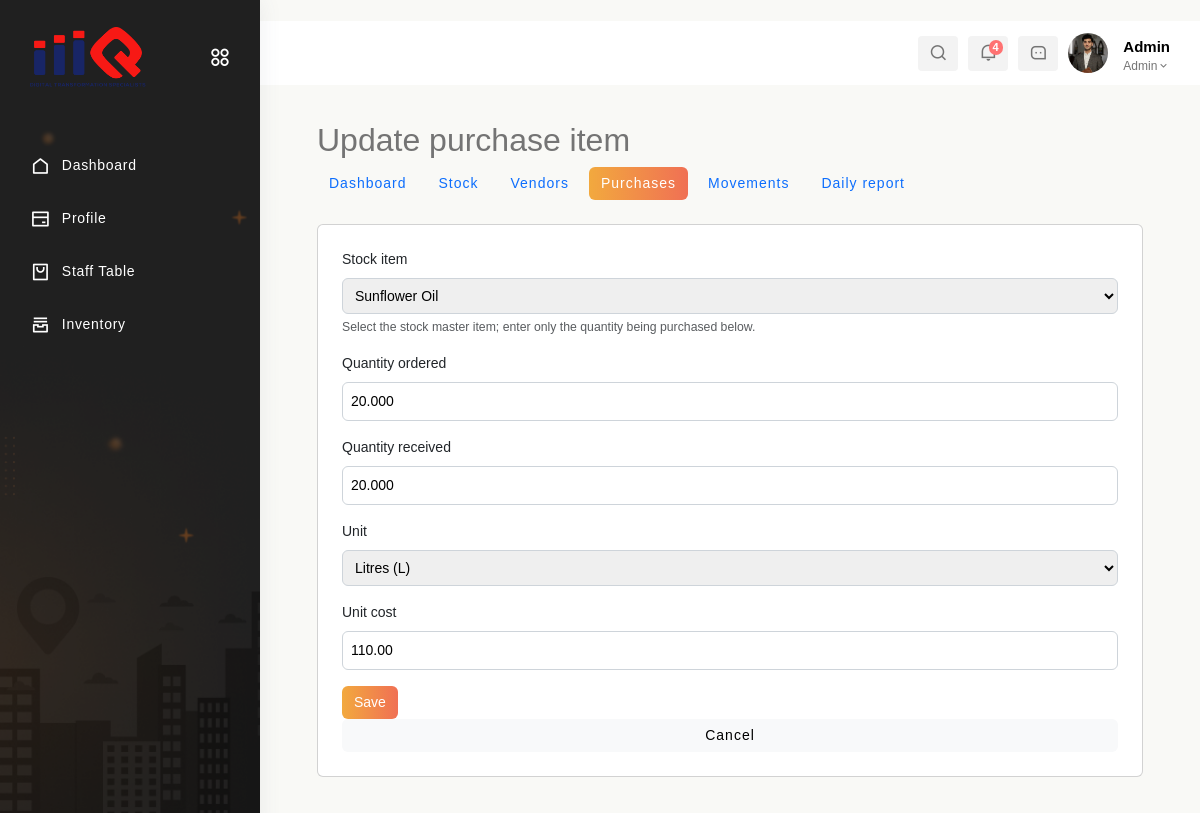
Page /inventory/purchase-items/1/edit/ (signed in) on the committed database.
### app1/models.py (models this page shows, shortened)
class Admin(models.Model):
    username = models.CharField(max_length=100)
    password = models.CharField(max_length=100)
    phone_number = models.BigIntegerField()
    email = models.EmailField()
    is_active = models.BooleanField(default=True)

### app2/models.py (models this page shows, shortened)
class PurchaseOrderItem(models.Model):
    purchase_order = models.ForeignKey(PurchaseOrder, on_delete=models.CASCADE, related_name='items')
    inventory_item = models.ForeignKey(Inventory, on_delete=models.PROTECT, related_name='purchase_items')
    quantity_ordered = models.DecimalField(max_digits=12, decimal_places=3, validators=[MinValueValidator(Decimal('0.001'))])
    quantity_received = models.DecimalField(max_digits=12, decimal_places=3, default=0, validators=[MinValueValidator(Decimal('0'))])
    quantity_posted = models.DecimalField(max_digits=12, decimal_places=3, default=0, editable=False)
    unit = models.CharField(max_length=50, choices=INVENTORY_UNIT_CHOICES)
    unit_cost = models.DecimalField(max_digits=12, decimal_places=2, validators=[MinValueValidator(Decimal('0'))])
    class Meta:
        unique_together = [('purchase_order', 'inventory_item')]

### app1/inventory_views.py (the view)
# urls.py: path('inventory/purchase-items/<int:pk>/edit/', inventory_views.purchase_order_item_edit, name='purchase_order_item_edit'),
def purchase_order_item_edit(request, pk):
    auth, response = _guard(request)
    if response: return response
    user, kind = auth
    line = get_object_or_404(PurchaseOrderItem, pk=pk)
    form = PurchaseOrderItemForm(request.POST or None, instance=line)
    if request.method == 'POST' and form.is_valid():
        form.save(); messages.success(request, 'Purchase item updated.'); return redirect('purchase_order_detail', pk=line.purchase_order_id)
    return render(request, 'Inventory/form.html', _context(user, kind, form=form, title='Update purchase item', back_url='purchase_order_list'))

### app2/inventory_forms.py (shortened to what this page needs)
class PurchaseOrderItemForm(forms.ModelForm):
    inventory_item = InventoryItemChoiceField(queryset=Inventory.objects.none(), label='Stock item')
    class Meta:
        model = PurchaseOrderItem
        fields = ['inventory_item', 'quantity_ordered', 'quantity_received', 'unit', 'unit_cost']
    def __init__(self, *args, **kwargs):
        super().__init__(*args, **kwargs)
        self.fields['inventory_item'].queryset = Inventory.objects.all()
        self.fields['inventory_item'].help_text = 'Select the stock master item; enter only the quantity being purchased below.'

### app1/inventory_views.py (called while the page is built)
def _access(request, read_only=False):
    user, user_type = get_logged_in_user(request)
    if not user:
        return None, None
    allowed = user_type == 'admin' or (user_type == 'staff' and user.role.lower() == 'inventory')
    if read_only and user_type == 'staff' and user.role.lower() == 'receptionist':
        allowed = True
    return (user, user_type) if allowed else (None, 'forbidden')

def _guard(request, read_only=False):
    user, kind = _access(request, read_only)
    if not user:
        messages.error(request, 'You do not have permission to access inventory.')
        return None, redirect('signin' if kind is None else 'staff_dashboard')
    return (user, kind), None

def _context(user, kind, **kwargs):
    return {'data': user, 'user_type': kind, 'base_template': 'Rest-Admin/base.html' if kind == 'admin' else 'Staff/base.html', **kwargs}

### app1/views.py (called while the page is built)
def get_logged_in_user(request):
    user_id = request.session.get('user_id')
    user_type = request.session.get('user_type')
    if not user_id or not user_type:
        return None, None
    try:
        if user_type == 'admin':
            return Admin.objects.get(id=user_id), 'admin'
        if user_type == 'staff':
            return Staff.objects.get(id=user_id), 'staff'
    except (Admin.DoesNotExist, Staff.DoesNotExist):
        return None, None
    return None, None

### app2/inventory_forms.py (called while the page is built)
    def label_from_instance(self, obj):
        return obj.item_name

### templates/Inventory/form.html
{% extends base_template %}{% block content %}<div class="container py-4" style="max-width:850px"><h2>{{ title }}</h2>{% include 'Inventory/_nav.html' %}<div class="card p-4"><form method="post">{% csrf_token %}{% for field in form %}<div class="mb-3"><label class="form-label">{{ field.label }}</label>{{ field }}{% if field.help_text %}<div class="form-text">{{ field.help_text }}</div>{% endif %}{% for error in field.errors %}<div class="text-danger">{{ error }}</div>{% endfor %}</div>{% endfor %}{% for error in form.non_field_errors %}<div class="alert alert-danger">{{ error }}</div>{% endfor %}<button class="btn btn-primary">Save</button> <a class="btn btn-light" href="{% url back_url %}">Cancel</a></form></div></div>
<style>input,select,textarea{display:block;width:100%;padding:.5rem;border:1px solid #ced4da;border-radius:.375rem}</style>{% endblock %}

### templates/Rest-Admin/base.html (shortened to what this page needs)
{% load static %}
<!DOCTYPE html>
<html lang="en">
<head>
    <link href='https://unpkg.com/boxicons@2.1.4/css/boxicons.min.css' rel='stylesheet'>
    <link rel="stylesheet" href="https://cdnjs.cloudflare.com/ajax/libs/font-awesome/6.0.0/css/all.min.css">
    <link href="https://cdn.jsdelivr.net/npm/bootstrap@5.3.0/dist/css/bootstrap.min.css" rel="stylesheet">
    <link rel="stylesheet" type="text/css" href="https://cdn.datatables.net/1.11.5/css/jquery.dataTables.min.css">
    <link href="https://cdn.jsdelivr.net/npm/remixicon/fonts/remixicon.css" rel="stylesheet">
    <link rel="stylesheet" href="https://unpkg.com/swiper/swiper-bundle.min.css">
    <link rel="stylesheet" href="https://cdn.jsdelivr.net/npm/bootstrap@5.3.0-alpha3/dist/css/bootstrap.min.css">
    <link rel="stylesheet" href="https://cdnjs.cloudflare.com/ajax/libs/font-awesome/6.0.0-beta3/css/all.min.css">
    <link href="https://cdn.jsdelivr.net/npm/remixicon/fonts/remixicon.css" rel="stylesheet">
    <link href="https://cdn.jsdelivr.net/npm/bootstrap@5.3.0/dist/css/bootstrap.min.css" rel="stylesheet">
    <link rel="stylesheet" href="{% static 'app1/css/homepage3.css' %}">
</head>
<body>
    <section id="sidebar" class="toggle_hide">
        <div class="logo-wrapper logo-wrapper-center">
            <a href="#" data-bs-original-title="" title="">
                <img class="img-fluid for-white" src="{% static 'images/c-logo.png' %}" alt="logo">
            </a>
            <div class="toggle-sidebar">
                <i class="ri-apps-2-line status_toggle middle sidebar-toggle"></i>
            </div>
        </div>
        <div class="sidebar-main">
            <div id="sidebar-menu">
                <ul class="sidebar-links" id="simple-bar">
                    <li class="sidebar-list">
                        <a class="sidebar-link sidebar-title link-nav" href="{% url 'Admin_Dashboard' %}">
                            <i class="ri-home-line"></i>
                            <span>Dashboard</span>
                        </a>
                    </li>
                    <li class="sidebar-list">
                        <a class="sidebar-link sidebar-title link-nav" href="{% url 'update_restaurant' %}">
                            <i class="ri-bank-card-line"></i>
                            <span>Profile</span>
                        </a>
                    </li>
                    <li class="sidebar-list">
                        <a class="sidebar-link sidebar-title link-nav" href="{% url 'add_staff' %}">
                            <i class="ri-shopping-bag-2-line"></i>
                            <span>Staff Table</span>
                        </a>
                    </li>
                    <li class="sidebar-list">
                        <a class="sidebar-link sidebar-title link-nav" href="{% url 'inventory_dashboard' %}">
                            <i class="ri-archive-stack-line"></i><span>Inventory</span>
                        </a>
                    </li>
                </ul>
            </div>
        </div>
    </section>
    <section id="content">
        <nav>
            <div class="nav-right col-xl-6 col-5 pull-right right-header p-0">
                <ul class="nav-menus">
                    <li class="search-icon">
                        <span class="header-search">
                            <i class="ri-search-line"></i>
                        </span>
                    </li>
                    <li class="onhover-dropdown">
                        <div class="notification-box">
                            <i class="ri-notification-line"></i>
                            <span class="badge rounded-pill badge-theme">4</span>
                        </div>
                    </li>
                    <li class="onhover-dropdown">
                        <div class="messages-box">
                            <i class="ri-message-3-line"></i>
                        </div>
                    </li>
                    <li class="profile-nav onhover-dropdown pe-0 me-0">
                        <div class="media profile-media">
                            <img class="user-profile rounded-circle" src="{% static 'images/1.jpg' %}" alt="">
                            <div class="media-body">
                                <span>{{data.username}}</span>
                                <p class="mb-0 font-roboto">Admin<i class="middle ri-arrow-down-s-line"></i></p>
                            </div>
                        </div>
                    </li>
                </ul>
            </div>
        </nav>
        <main>
            {% block content %}
            {% endblock %}
        </main>
    </section>
</body>
</html>

### templates/Rest-Admin/base.html (style rules this page uses)
.media-body span { font-weight: 600; font-size: 15px; color: black; }

### templates/Inventory/form.html (style rules this page uses)
input,select,textarea { display:block;width:100%;padding:.5rem;border:1px solid #ced4da;border-radius:.375rem }

### rows in the picture
Admin: username "Admin"
PurchaseOrderItem: form "Sunflower Oil" "20.000" "20.000" "Litres (L)" "110.00"

### other values in the picture
{{ title }} "Update purchase item"
{{ field.label }} "Stock item" "Quantity ordered" "Quantity received" "Unit" "Unit cost"
{{ field.help_text }} "Select the stock master item; enter only the quantity being purchased below."
